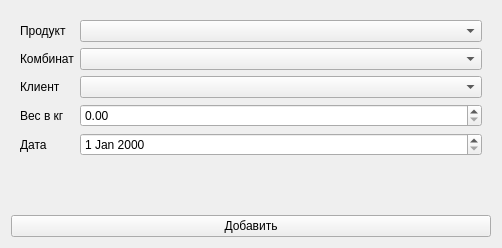
<?xml version="1.0" encoding="UTF-8"?>
<ui version="4.0">
 <class>Form</class>
 <widget class="QWidget" name="Form">
  <property name="geometry">
   <rect>
    <x>0</x>
    <y>0</y>
    <width>502</width>
    <height>248</height>
   </rect>
  </property>
  <property name="sizePolicy">
   <sizepolicy hsizetype="Preferred" vsizetype="Preferred">
    <horstretch>0</horstretch>
    <verstretch>0</verstretch>
   </sizepolicy>
  </property>
  <property name="maximumSize">
   <size>
    <width>502</width>
    <height>350</height>
   </size>
  </property>
  <property name="windowTitle">
   <string>Form</string>
  </property>
  <layout class="QVBoxLayout" name="verticalLayout">
   <item>
    <widget class="QWidget" name="widget" native="true">
     <property name="sizePolicy">
      <sizepolicy hsizetype="Expanding" vsizetype="Preferred">
       <horstretch>0</horstretch>
       <verstretch>0</verstretch>
      </sizepolicy>
     </property>
     <layout class="QFormLayout" name="formLayout">
      <item row="0" column="0">
       <widget class="QLabel" name="pB">
        <property name="text">
         <string>Продукт</string>
        </property>
       </widget>
      </item>
      <item row="0" column="1">
       <widget class="QComboBox" name="product"/>
      </item>
      <item row="3" column="0">
       <widget class="QLabel" name="vB">
        <property name="text">
         <string>Вес в кг</string>
        </property>
       </widget>
      </item>
      <item row="3" column="1">
       <widget class="QDoubleSpinBox" name="volume">
        <property name="maximum">
         <double>10000000000000000139372116959414099130712064.000000000000000</double>
        </property>
       </widget>
      </item>
      <item row="4" column="0">
       <widget class="QLabel" name="dB">
        <property name="text">
         <string>Дата</string>
        </property>
       </widget>
      </item>
      <item row="4" column="1">
       <widget class="QDateEdit" name="date"/>
      </item>
      <item row="2" column="0">
       <widget class="QLabel" name="cB">
        <property name="text">
         <string>Клиент</string>
        </property>
       </widget>
      </item>
      <item row="2" column="1">
       <widget class="QComboBox" name="client"/>
      </item>
      <item row="1" column="0">
       <widget class="QLabel" name="mB">
        <property name="text">
         <string>Комбинат</string>
        </property>
       </widget>
      </item>
      <item row="1" column="1">
       <widget class="QComboBox" name="plant"/>
      </item>
     </layout>
    </widget>
   </item>
   <item>
    <widget class="QPushButton" name="btn">
     <property name="text">
      <string>Добавить</string>
     </property>
    </widget>
   </item>
  </layout>
 </widget>
 <resources/>
 <connections/>
</ui>
